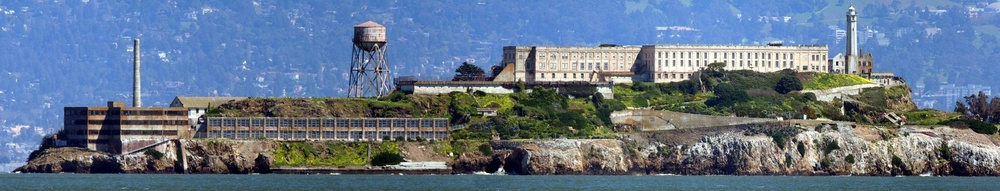
#> input picture image.jpg, 1000 x 191 px, shrunk from 3266 x 624 before the run
$ python main.py   (older library calls are emulated)
#> lines starting #> are read from the running program, lines starting #| are printed output that depends on the picture
import cv2
import numpy as np
import math

def compute_kitchen_rosenfeld_cornerness(gray):
    """
    Kitchen-Rosenfeld benzeri köşe ölçüsünü hesaplar.
    Bu örnekte, içerikteki açık formüllerden yola çıkarak basitçe Ix^2 + Iy^2 kullanılmıştır.
    Gerçek Hayatta, Kitchen-Rosenfeld metodu literatürde farklı şekillerde uygulanabilir.
    """
    # Sobel operatörü ile x ve y yönlerinde türev hesaplama
    Ix = cv2.Sobel(gray, cv2.CV_64F, 1, 0, ksize=3)
    Iy = cv2.Sobel(gray, cv2.CV_64F, 0, 1, ksize=3)
    Ixx = cv2.Sobel(Ix, cv2.CV_64F, 1, 0, ksize=3)
    Ixy = cv2.Sobel(Ix, cv2.CV_64F, 0, 1, ksize=3)
    Iyy = cv2.Sobel(Iy, cv2.CV_64F, 0, 1, ksize=3)
    Iyx = cv2.Sobel(Iy, cv2.CV_64F, 1, 0, ksize=3)
    Ix = cv2.convertScaleAbs(Ix)
    Iy = cv2.convertScaleAbs(Iy)
    Ixx = cv2.convertScaleAbs(Ixx)
    Ixy = cv2.convertScaleAbs(Ixy)
    Iyy = cv2.convertScaleAbs(Iyy)
    Iyx = cv2.convertScaleAbs(Iyx)
    print(Ix.shape)
    print(Iy.shape)
    print(Ixx.shape)
    print(Ixy.shape)
    print(Iyy.shape)
    print(Iyx.shape)

    denom = np.sqrt(Ix ** 2 + Iy ** 2)


    # vektör v = [-Iy, Ix]
    V = np.array([-Iy, Ix])
    print(V.shape)
    # Hessian matris H
    H = np.array([[Ixx, Ixy], [Iyx, Iyy]])
    print(H.shape)
    out=np.matmul(H, V)
    print(out)
    VT = V.reshape(2, -1)

    print(V)
    print(H)

    print(VT.shape)

    # [7 lines of commented-out code are left out]
    return 0


def non_maximum_suppression(cornerness, window_size=3):
    """
    Belirtilen pencere boyutu (window_size) içerisinde non-maxima suppression uygulaması.
    Her piksel için, pencere içinde en büyük değere sahip değilse değeri 0 yapılır.
    """
    half_w = window_size // 2
    suppressed = np.zeros_like(cornerness)
    rows, cols = cornerness.shape
    for i in range(half_w, rows - half_w):
        for j in range(half_w, cols - half_w):
            window = cornerness[i - half_w:i + half_w + 1, j - half_w:j + half_w + 1]
            # Eğer merkeze ait değer pencerenin maksimumu ise değeri koru.
            if cornerness[i, j] == np.max(window):
                suppressed[i, j] = cornerness[i, j]
    return suppressed


def mark_corners_on_image(image, corners, thresh):
    """
    Belirtilen eşik değerinin üzerindeki köşe noktalarını kırmızı dairelerle işaretler.
    """
    marked_image = image.copy()
    # Köşeyi işaretlemek için eşik değeri kullanılır
    corners_thresh = np.where(corners > thresh)
    for pt in zip(*corners_thresh[::-1]):  # (x,y) formatında
        cv2.circle(marked_image, pt, radius=3, color=(0, 0, 255), thickness=-1)
    return marked_image


def main():
    # Görüntüyü yükle
    image = cv2.imread('image.jpg')
#> image is the input picture: shape (191, 1000, 3); mean B, G, R 138.3, 117.9, 100.8
    if image is None:
        print("Görüntü yüklenemedi! Dosya yolunu kontrol edin.")
        return
    # Gri tonlamalı görüntüye çevir
    gray = cv2.cvtColor(image, cv2.COLOR_BGR2GRAY)
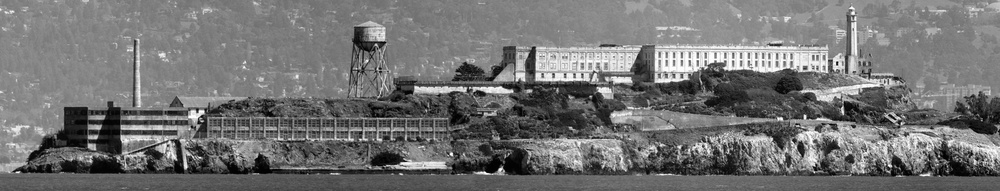
#> gray: shape (191, 1000); min 0, max 255, mean 115.1

    # Köşe ölçüsünü hesapla
    cornerness = compute_kitchen_rosenfeld_cornerness(gray)
#> in compute_kitchen_rosenfeld_cornerness, `Ix = cv2.convertScaleAbs(Ix)`:
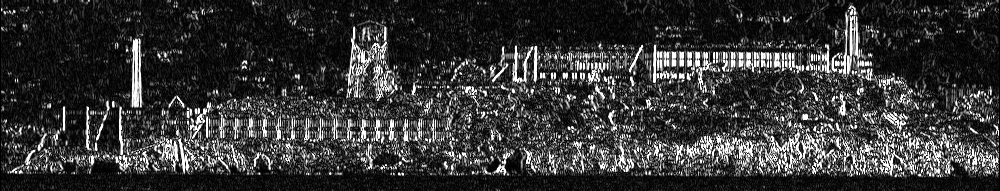
#> Ix: shape (191, 1000); min 0, max 255, mean 53.8
#> in compute_kitchen_rosenfeld_cornerness, `Iy = cv2.convertScaleAbs(Iy)`:
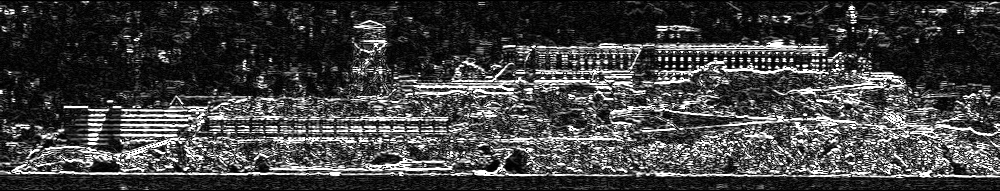
#> Iy: shape (191, 1000); min 0, max 255, mean 65.3
#> in compute_kitchen_rosenfeld_cornerness, `Ixx = cv2.convertScaleAbs(Ixx)`:
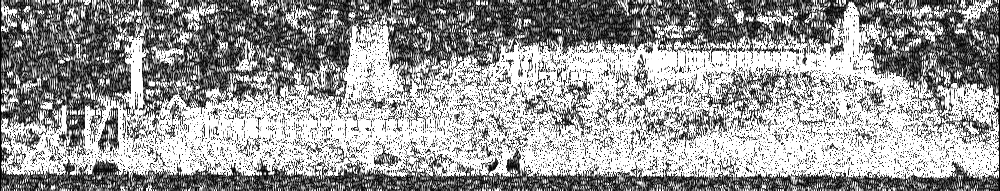
#> Ixx: shape (191, 1000); min 0, max 255, mean 153.8
#> in compute_kitchen_rosenfeld_cornerness, `Ixy = cv2.convertScaleAbs(Ixy)`:
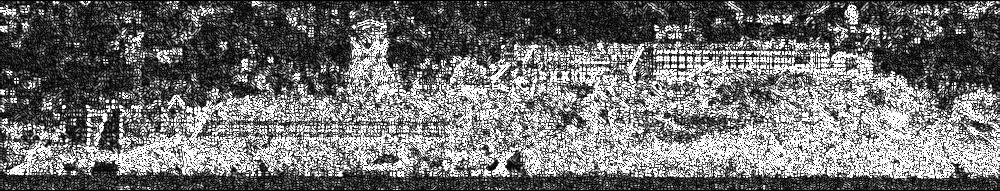
#> Ixy: shape (191, 1000); min 0, max 255, mean 111.7
#> in compute_kitchen_rosenfeld_cornerness, `Iyy = cv2.convertScaleAbs(Iyy)`:
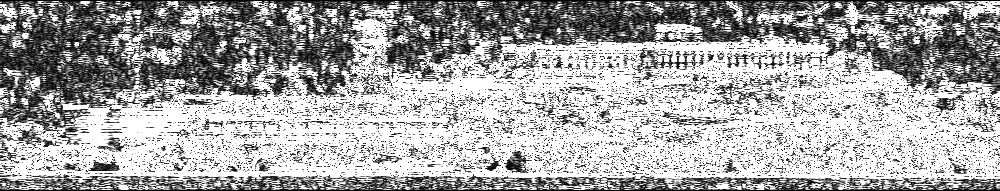
#> Iyy: shape (191, 1000); min 0, max 255, mean 166.1
#| (191, 1000)
#| (191, 1000)
#| (191, 1000)
#| (191, 1000)
#| (191, 1000)
#| (191, 1000)
#> in compute_kitchen_rosenfeld_cornerness, `denom = np.sqrt(Ix ** 2 + Iy ** 2)`:
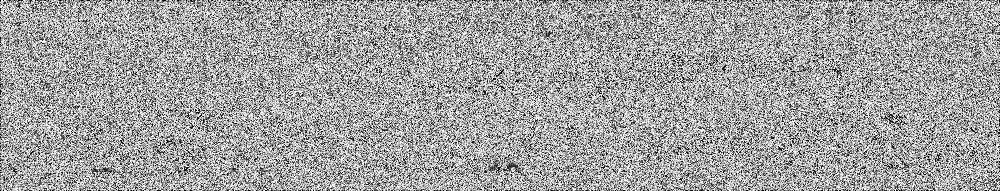
#> denom: shape (191, 1000) float16; min 0, max 15.81, mean 10; drawn with min black and max white
#| (2, 191, 1000)
#| (2, 2, 191, 1000)

    # [13 lines of commented-out code are left out]
    cv2.waitKey(0)
    cv2.destroyAllWindows()


if __name__ == "__main__":
#> (the run stopped early here; a loop or call above may not have finished)
